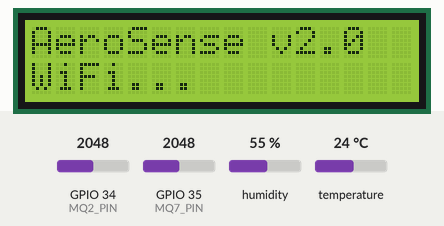
Bench run of a sketch on a simulated ESP32. On the bench: 16×2 character LCD. The test bench sets the inputs (shaded band); at power-on: GPIO 34 (MQ2_PIN) = 2048, GPIO 35 (MQ7_PIN) = 2048, humidity 55 %, temperature 24 °C (analog values on the 0–4095 scale). WiFi joins after 1.5 s; servers stay silent unless stated; uploads are accepted with an empty reply; the local clock reads 2024-03-15 10:24:30 at power-on unless the sketch sets it; what the sketch prints to the serial monitor is not drawn.

Above: at 3.2 s.
At 28.2 s:
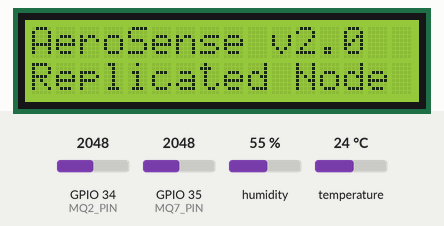
28.3 s: GPIO 34 (MQ2_PIN) set to 2866
At 37.2 s:
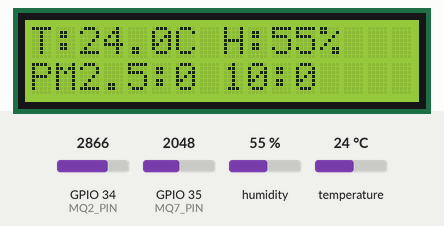
At 48.2 s:
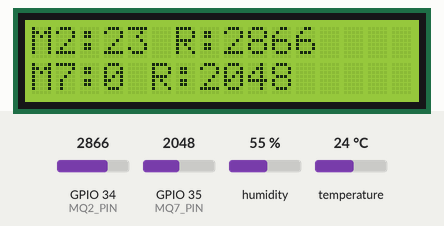
Timing chart, 0 to 49.7 s (numbered marks = the images above; inputs shaded):
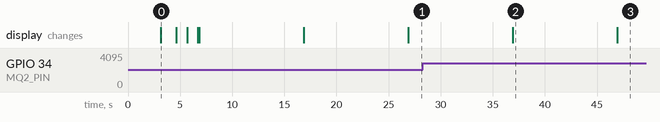

The sketch:

AeroSense_ESP32_Firmware.ino
```cpp
// ============================================================
//  AeroSense AQM — Node Replication Template
//  Sensors : AHT20B (I2C 21/22), MQ2 (GPIO34), MQ7 (GPIO35)
//            PMS5003 (UART1 — RX=GPIO3, TX=GPIO1)
//  Display : LCD 16x2 I2C (same bus, 21/22)
//  Backend : Firebase RTDB (30s) + Google Sheets (5-min slot)
//
//  ⚠️  GPIO3/GPIO1 = RX0/TX0 = USB debug pins.
//      Disconnect USB before deploying; Serial.print may
//      interfere with PMS5003 packets while USB is attached.
// ============================================================

#define FIREBASE_DISABLE_CLOUDMESSAGING
#define FIREBASE_DISABLE_CLOUDSTORAGE
#define FIREBASE_DISABLE_FCM
#define FIREBASE_DISABLE_FIRESTORE
#define FIREBASE_DISABLE_FUNCTIONS

#include <WiFi.h>
#include <Firebase_ESP_Client.h>
#include <HTTPClient.h>
#include <WiFiClientSecure.h>
#include <Wire.h>
#include <Adafruit_AHTX0.h>
#include <LiquidCrystal_I2C.h>
#include "addons/TokenHelper.h"
#include "addons/RTDBHelper.h"

// ============================================================
//  WIFI & FIREBASE CONFIG (PLACEHOLDERS)
// ============================================================
#define WIFI_SSID       "YOUR_PRIMARY_WIFI_SSID"
#define WIFI_PASSWORD   "YOUR_PRIMARY_WIFI_PASSWORD"
#define WIFI_SSID_2     "YOUR_BACKUP_WIFI_SSID"
#define WIFI_PASSWORD_2 "YOUR_BACKUP_WIFI_PASSWORD"
#define API_KEY         "YOUR_FIREBASE_API_KEY"
#define DATABASE_URL    "YOUR_FIREBASE_DATABASE_URL"

const char* googleScriptURL = "YOUR_GOOGLE_APPS_SCRIPT_URL";

// ============================================================
//  DEVICE IDENTITY
// ============================================================
String deviceID       = "device_1";
String deviceName     = "Replicated Node";
String deviceLocation = "Campus Core";

// ============================================================
//  PIN DEFINITIONS
// ============================================================
#define I2C_SDA   21    // AHT20B + LCD
#define I2C_SCL   22
#define MQ2_PIN   34    // Analog ADC1
#define MQ7_PIN   35    // Analog ADC1
#define PMS_RX     3    // GPIO3 = RX0 on board  ← PMS5003 TX
#define PMS_TX     1    // GPIO1 = TX0 on board  → PMS5003 RX
#define LCD_ADDR  0x27  // Change to 0x3F if LCD stays blank
#define LCD_COLS  16
#define LCD_ROWS   2

// ============================================================
//  SHARED SENSOR DATA
// ============================================================
struct SensorData {
  float temp     = 0.0;
  float humidity = 0.0;
  int   pm25     = 0;
  int   pm10     = 0;
  int   mq2      = 0;
  int   mq7      = 0;
  int   mq2_raw  = 0;
  int   mq7_raw  = 0;
} liveData;

SemaphoreHandle_t dataMutex;

// ============================================================
//  HARDWARE OBJECTS
// ============================================================
Adafruit_AHTX0    aht;
LiquidCrystal_I2C lcd(LCD_ADDR, LCD_COLS, LCD_ROWS);
FirebaseData      fbdo;
FirebaseAuth      auth;
FirebaseConfig    config;

// Use Serial1 mapped to RX0/TX0 pins so Serial (USB) stays intact
// during development. In production just the PMS5003 is on these pins.
HardwareSerial pmsSerial(1);   // UART1

bool ahtOK = false;
bool pmsOK = false;

TaskHandle_t FirebaseTaskHandle;
TaskHandle_t GoogleTaskHandle;

uint32_t lastSuccessfulSync = 0;

// ============================================================
//  MQ SENSOR CONVERSION & CALIBRATION SETUP
// ============================================================
float MQ2_R0 = 4.18; // Default baseline R0
float MQ7_R0 = 1.52; // Default baseline R0

float getRs(int adc, float RL = 10.0) {
  if (adc <= 0) adc = 1;
  if (adc >= 4095) adc = 4094;
  return RL * (4095.0 - adc) / adc;
}

void calibrateMQSensors() {
  Serial.println("[..] Calibrating MQ sensors in fresh air...");
  lcd.setCursor(0, 1); lcd.print("MQ Calibrating..");

  long mq2_sum = 0, mq7_sum = 0;
  const int samples = 50;
  for (int i = 0; i < samples; i++) {
    mq2_sum += analogRead(MQ2_PIN);
    mq7_sum += analogRead(MQ7_PIN);
    delay(60);
  }

  int avg_mq2 = mq2_sum / samples;
  int avg_mq7 = mq7_sum / samples;

  // Validate and assign (reject values that are close to ground or VCC)
  if (avg_mq2 > 100 && avg_mq2 < 4000) {
    MQ2_R0 = getRs(avg_mq2) / 9.83;
    Serial.printf("[OK] MQ2 Calibrated: R0 = %.2f (ADC: %d)\n", MQ2_R0, avg_mq2);
  } else {
    Serial.printf("[WARN] MQ2 ADC out of bounds (%d), using default R0 = %.2f\n", avg_mq2, MQ2_R0);
  }

  if (avg_mq7 > 100 && avg_mq7 < 4000) {
    MQ7_R0 = getRs(avg_mq7) / 27.0;
    Serial.printf("[OK] MQ7 Calibrated: R0 = %.2f (ADC: %d)\n", MQ7_R0, avg_mq7);
  } else {
    Serial.printf("[WARN] MQ7 ADC out of bounds (%d), using default R0 = %.2f\n", avg_mq7, MQ7_R0);
  }
}

int readAnalogAverage(int pin, int samples = 10) {
  long sum = 0;
  for (int i = 0; i < samples; i++) {
    sum += analogRead(pin);
    delay(5);
  }
  return sum / samples;
}

// ============================================================
//  PMS5003 PACKET PARSER
// ============================================================
bool readPMS5003(int &pm25_out, int &pm10_out) {
  while (pmsSerial.available() >= 32) {
    if (pmsSerial.peek() != 0x42) { pmsSerial.read(); continue; }

    uint8_t buf[32];
    pmsSerial.readBytes(buf, 32);

    if (buf[0] != 0x42 || buf[1] != 0x4D) continue;

    uint16_t sum = 0;
    for (int i = 0; i < 30; i++) sum += buf[i];
    if (sum != ((buf[30] << 8) | buf[31])) continue;

    // Atmospheric PM (bytes 12-15)
    pm25_out = (buf[12] << 8) | buf[13];
    pm10_out = (buf[14] << 8) | buf[15];
    return true;
  }
  return false;
}

// ============================================================
//  LCD ROTATING DISPLAY  (screen 0-2)
// ============================================================
void updateLCD() {
  static uint8_t screen = 0;
  lcd.clear();

  if (xSemaphoreTake(dataMutex, pdMS_TO_TICKS(200))) {
    float t   = liveData.temp;
    float h   = liveData.humidity;
    int p25   = liveData.pm25;
    int p10   = liveData.pm10;
    int g2    = liveData.mq2;
    int g7    = liveData.mq7;
    int r2    = liveData.mq2_raw;
    int r7    = liveData.mq7_raw;
    xSemaphoreGive(dataMutex);

    switch (screen % 3) {
      case 0:
        lcd.setCursor(0, 0);
        lcd.print("T:"); lcd.print(t, 1);
        lcd.print("C H:"); lcd.print((int)h); lcd.print("%");
        lcd.setCursor(0, 1);
        lcd.print("PM2.5:"); lcd.print(p25);
        lcd.print(" 10:"); lcd.print(p10);
        break;
      case 1:
        lcd.setCursor(0, 0);
        lcd.print("M2:"); lcd.print(g2); lcd.print(" R:"); lcd.print(r2);
        lcd.setCursor(0, 1);
        lcd.print("M7:"); lcd.print(g7); lcd.print(" R:"); lcd.print(r7);
        break;
      case 2:
        lcd.setCursor(0, 0); lcd.print("AeroSense v2.0");
        lcd.setCursor(0, 1); lcd.print("Replicated Node");
        break;
    }
  }
  screen++;
}

// ============================================================
//  SETUP
// ============================================================
void setup() {
  // Keep Serial for debug (USB). It shares GPIO3/GPIO1 with pmsSerial
  // at the hardware level — disconnect PMS5003 during flashing.
  Serial.begin(115200);

  // I2C
  Wire.begin(I2C_SDA, I2C_SCL);

  // Configure analog pins and ADC resolution/attenuation
  pinMode(MQ2_PIN, INPUT);
  pinMode(MQ7_PIN, INPUT);
  analogReadResolution(12);
  analogSetPinAttenuation(MQ2_PIN, ADC_11db);
  analogSetPinAttenuation(MQ7_PIN, ADC_11db);

  // LCD
  lcd.init();
  lcd.backlight();
  lcd.setCursor(0, 0); lcd.print("AeroSense v2.0");
  lcd.setCursor(0, 1); lcd.print("Booting...");

  // Calibrate MQ Sensors
  calibrateMQSensors();

  // AHT20B
  if (aht.begin()) {
    ahtOK = true;
    Serial.println("[OK] AHT20B");
  } else {
    Serial.println("[FAIL] AHT20B — check wiring");
    lcd.setCursor(0, 1); lcd.print("AHT20 FAIL!     ");
    delay(1500);
  }

  // PMS5003 on UART1 → GPIO3 (RX), GPIO1 (TX)
  pmsSerial.begin(9600, SERIAL_8N1, PMS_RX, PMS_TX);
  Serial.println("[OK] PMS5003 UART1 (RX0/TX0)");

  // WiFi
  lcd.setCursor(0, 1); lcd.print("WiFi...         ");
  WiFi.begin(WIFI_SSID, WIFI_PASSWORD);
  Serial.print("[..] WiFi Primary");
  int wifiAttempts = 0;
  while (WiFi.status() != WL_CONNECTED && wifiAttempts < 30) {
    delay(500);
    Serial.print(".");
    wifiAttempts++;
  }

  if (WiFi.status() != WL_CONNECTED) {
    Serial.println("\n[..] Primary WiFi failed. Trying Backup WiFi...");
    lcd.setCursor(0, 1); lcd.print("Backup WiFi... ");
    WiFi.disconnect();
    WiFi.begin(WIFI_SSID_2, WIFI_PASSWORD_2);
    int wifiAttempts2 = 0;
    while (WiFi.status() != WL_CONNECTED && wifiAttempts2 < 30) {
      delay(500);
      Serial.print(".");
      wifiAttempts2++;
    }
  }

  if (WiFi.status() == WL_CONNECTED) {
    Serial.println("\n[OK] WiFi connected");
    lcd.setCursor(0, 1); lcd.print("WiFi OK!        ");
  } else {
    Serial.println("\n[FAIL] WiFi timeout — booting offline");
    lcd.setCursor(0, 1); lcd.print("WiFi Offline!   ");
  }
  delay(1000);

  // NTP — IST (UTC +5:30 = 19800 s)
  if (WiFi.status() == WL_CONNECTED) {
    configTime(19800, 0, "pool.ntp.org", "time.nist.gov");
    lcd.setCursor(0, 1); lcd.print("Time Sync...    ");
    Serial.print("[..] NTP");
    int ntpAttempts = 0;
    while (time(NULL) < 1000000 && ntpAttempts < 30) {
      delay(500);
      Serial.print(".");
      ntpAttempts++;
    }
    if (time(NULL) >= 1000000) {
      Serial.println("\n[OK] Time Synced");
      lcd.setCursor(0, 1); lcd.print("Time Synced!    ");
    } else {
      Serial.println("\n[FAIL] NTP timeout");
      lcd.setCursor(0, 1); lcd.print("NTP Fail!       ");
    }
  } else {
    Serial.println("[SKIP] NTP time sync (WiFi offline)");
    lcd.setCursor(0, 1); lcd.print("No Time Sync    ");
  }
  delay(1000);

  // Firebase
  config.api_key      = API_KEY;
  config.database_url = DATABASE_URL;
  Firebase.signUp(&config, &auth, "", "");
  Firebase.begin(&config, &auth);
  Firebase.reconnectWiFi(true);

  // Mutex
  dataMutex = xSemaphoreCreateMutex();

  // FreeRTOS Tasks
  xTaskCreatePinnedToCore(firebaseTask, "FirebaseTask", 10000, NULL, 1, &FirebaseTaskHandle, 1);
  xTaskCreatePinnedToCore(googleTask,   "GoogleTask",   20000, NULL, 1, &GoogleTaskHandle,   0);
  xTaskCreatePinnedToCore(lcdTask,      "LCDTask",      4000,  NULL, 1, NULL,                1);

  lcd.clear();
  lcd.setCursor(0, 0); lcd.print("AeroSense LIVE");
  lcd.setCursor(0, 1); lcd.print("Replicated Node");
  Serial.println("[OK] Operational");
  lastSuccessfulSync = millis();
}

void loop() { vTaskDelete(NULL); }

// ============================================================
//  TASK 3 — LCD ROTATING DISPLAY  [Core 1 / 10 s]
// ============================================================
void lcdTask(void *pvParameters) {
  for (;;) {
    updateLCD();
    vTaskDelay(pdMS_TO_TICKS(10000));
  }
}

// ============================================================
//  TASK 1 — SENSOR READ + FIREBASE LIVE SYNC  [Core 1 / 30 s]
// ============================================================
void firebaseTask(void *pvParameters) {
  for (;;) {
    // AHT20B
    if (ahtOK) {
      sensors_event_t hEv, tEv;
      aht.getEvent(&hEv, &tEv);
      if (xSemaphoreTake(dataMutex, pdMS_TO_TICKS(500))) {
        liveData.temp     = tEv.temperature;
        liveData.humidity = hEv.relative_humidity;
        xSemaphoreGive(dataMutex);
      }
    }

    // MQ2 / MQ7 (Averaged outside the mutex to prevent task starvation)
    int avgMQ2 = readAnalogAverage(MQ2_PIN, 10);
    int avgMQ7 = readAnalogAverage(MQ7_PIN, 10);

    float rsMQ2 = getRs(avgMQ2);
    float rsMQ7 = getRs(avgMQ7);

    // Calculate PPM using regression: PPM = a * (Rs/R0)^b
    int ppmMQ2 = (int)(574.25 * pow(rsMQ2 / MQ2_R0, -2.222));
    int ppmMQ7 = (int)(99.042 * pow(rsMQ7 / MQ7_R0, -1.518));

    if (ppmMQ2 < 0) ppmMQ2 = 0;
    if (ppmMQ7 < 0) ppmMQ7 = 0;

    Serial.printf("[MQ] Raw ADC -> MQ2: %d, MQ7: %d | Calculated PPM -> MQ2: %d, MQ7: %d\n", avgMQ2, avgMQ7, ppmMQ2, ppmMQ7);

    if (xSemaphoreTake(dataMutex, pdMS_TO_TICKS(500))) {
      liveData.mq2 = ppmMQ2;
      liveData.mq7 = ppmMQ7;
      liveData.mq2_raw = avgMQ2;
      liveData.mq7_raw = avgMQ7;
      xSemaphoreGive(dataMutex);
    }

    // PMS5003
    int p25 = 0, p10 = 0;
    if (readPMS5003(p25, p10)) {
      if (xSemaphoreTake(dataMutex, pdMS_TO_TICKS(500))) {
        liveData.pm25 = p25;
        liveData.pm10 = p10;
        xSemaphoreGive(dataMutex);
      }
      pmsOK = true;
    }

    // Firebase push
    if (Firebase.ready() && WiFi.status() == WL_CONNECTED) {
      FirebaseJson json, data, hardware;

      hardware.set("temphu",  ahtOK ? 1 : 0);
      hardware.set("mq2",     1);
      hardware.set("mq7",     1);
      hardware.set("pms5003", pmsOK ? 1 : 0);

      if (xSemaphoreTake(dataMutex, pdMS_TO_TICKS(500))) {
        data.set("temp",     liveData.temp);
        data.set("humidity", liveData.humidity);
        data.set("pm25",     liveData.pm25);
        data.set("pm10",     liveData.pm10);
        data.set("mq2",      liveData.mq2);
        data.set("mq7",      liveData.mq7);
        xSemaphoreGive(dataMutex);
      }

      json.set("data",        data);
      json.set("hardware",    hardware);
      json.set("location",    deviceLocation);
      json.set("name",        deviceName);
      json.set("lastUpdated", (uint32_t)time(NULL));
      json.set("key",         "YOUR_firebase_validation_key");

      String path = "/devices/" + deviceID;
      if (Firebase.RTDB.updateNode(&fbdo, path.c_str(), &json)) {
        Serial.println("[FB] Live Sync OK");
        lastSuccessfulSync = millis();
      } else {
        Serial.printf("[FB] ERR: %s\n", fbdo.errorReason().c_str());
      }
    }

    // Check for auto-reset if no sync has succeeded for 15 minutes (900,000 ms)
    if (millis() - lastSuccessfulSync > 900000) {
      Serial.println("[SYSTEM] No successful sync for 15 minutes! Resetting ESP32...");
      lcd.clear();
      lcd.setCursor(0, 0); lcd.print("Sync Timeout!");
      lcd.setCursor(0, 1); lcd.print("Rebooting...");
      delay(2000);
      ESP.restart();
    }

    vTaskDelay(pdMS_TO_TICKS(30000));
  }
}

// ============================================================
//  TASK 2 — 5-MIN GOOGLE SHEETS ARCHIVE  [Core 0]
// ============================================================
void googleTask(void *pvParameters) {
  const int nodeOffset = 0; // device_1 posts right on the slot (0 s offset)

  for (;;) {
    struct tm timeinfo;
    if (!getLocalTime(&timeinfo)) { vTaskDelay(pdMS_TO_TICKS(10000)); continue; }

    int wait = (5 * 60) - ((timeinfo.tm_min % 5) * 60 + timeinfo.tm_sec) + nodeOffset;
    if (wait <= 0) wait += (5 * 60);

    Serial.printf("[GS] Archive in %d s\n", wait);
    vTaskDelay(pdMS_TO_TICKS((uint32_t)wait * 1000));

    if (WiFi.status() == WL_CONNECTED) {
      WiFiClientSecure client; client.setInsecure();
      HTTPClient http; http.setTimeout(20000);

      if (http.begin(client, googleScriptURL)) {
        http.setFollowRedirects(HTTPC_STRICT_FOLLOW_REDIRECTS);
        http.addHeader("Content-Type", "application/json");

        FirebaseJson json;
        if (xSemaphoreTake(dataMutex, pdMS_TO_TICKS(1000))) {
          json.set("id",       deviceID);
          json.set("name",     deviceName);
          json.set("location", deviceLocation);
          json.set("pm25",     liveData.pm25);
          json.set("pm10",     liveData.pm10);
          json.set("mq2",      liveData.mq2);
          json.set("mq7",      liveData.mq7);
          json.set("temp",     liveData.temp);
          json.set("humidity", liveData.humidity);
          xSemaphoreGive(dataMutex);
        }

        String body;
        json.toString(body, true);
        Serial.println("[GS] POST → Google Sheets");
        int code = http.POST(body);
        Serial.printf("[GS] Response: %d\n", code);
        http.end();
      }
    }

    vTaskDelay(pdMS_TO_TICKS(5000));
  }
}
```

Measured:
- what the display in image 0 shows lasts 1.6 s, from 3.1 s to 4.7 s
- what the display in image 2 shows lasts 10.0 s, from 36.9 s to 46.9 s
